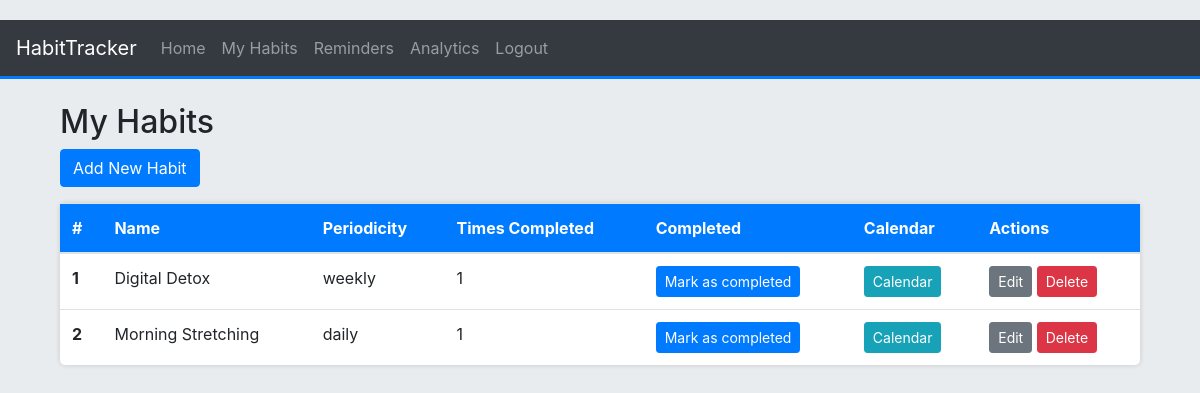
/habits/ (signed in), run on the app's committed database.
### app/models.py (models this page shows, shortened)
class Habit(db.Model):
    id = db.Column(db.Integer, primary_key=True)
    name = db.Column(db.String(100))
    description = db.Column(db.String(128))
    periodicity = db.Column(db.String(50))
    user_id = db.Column(db.Integer, db.ForeignKey('user.id'))
    completed = db.Column(db. Boolean, default=False)
    streak = db.Column(db.Integer, default=0)
    completions = db.relationship('Completion', backref='habit', lazy='dynamic')
    reminders = db.relationship('Reminder', backref='habit', lazy='dynamic')
    created_at = db.Column(db.DateTime, default=db.func.now())
    completed_count = db.Column(db.Integer, nullable=True, default=0)

### app/routes/habit.py (the view)
@habit_bp.route('/')
@login_required
def index():
    show_completed = request.args.get('show_completed', 'True') == 'True'
    if show_completed:
        habits = Habit.query.filter_by(user_id=current_user.id).all()
    else:
        habits = Habit.query.filter_by(user_id=current_user.id, completed=False).all()
    if not habits:
        return redirect(url_for('habit.add_habit'))
    habits_data = []
    for habit in habits:
        completions_count = habit.completions.count()
        habits_data.append({
            'habit': habit,
            'completions_count': completions_count
        })
    custom_habit_form = CustomHabitForm()
    predefined_habit_form = PredefinedHabitForm()
    predefined_habit_form.predefined_habit_name.choices = [(habit[0], habit[0]) for habit in DEFAULT_HABITS]
    return render_template('habit/list.html', habits_data=habits_data, custom_habit_form=custom_habit_form,
                           predefined_habit_form=predefined_habit_form, default_habits=DEFAULT_HABITS,
                           show_completed=show_completed)

### app/forms.py
class CustomHabitForm(FlaskForm):
    name = StringField('Name', validators=[DataRequired()])
    description = TextAreaField('Description', validators=[DataRequired()])
    periodicity = SelectField('Periodicity', choices=[('daily', 'Daily'), ('weekly', 'Weekly')],
                              validators=[DataRequired()])
    submit = SubmitField('Add Custom Habit')

class PredefinedHabitForm(FlaskForm):
    predefined_habit_name = SelectField('Predefined Habit Name',
                                        choices=[('choice1', 'Choice 1'), ('choice2', 'Choice 2')],
                                        validators=[DataRequired()])
    submit = SubmitField('Add Predefined Habit')

### app/models.py (called while the page is built)
    def __repr__(self) -> str:
        return '<User ' + self.username + '>'

### app/routes/auth.py (called while the page is built)
@login_manager.user_loader
def load_user(user_id):
    user = User.query.get(int(user_id))
    print("User Loader fetched user: {}".format(user))
    return user

### app/templates/habit/list.html (shortened to what this page needs)
{% extends 'base.html' %}
{% from 'macros.html' import render_field %}
{% block content %}
<div class="container mt-4">
    <h2>My Habits</h2>
    <a href="{{ url_for('habit.add_habit') }}" class="btn btn-primary mb-3">Add New Habit</a>
    {% if habits_data %}
        <table class="table">
            <thead>
            <tr>
                <th scope="col">#</th>
                <th scope="col">Name</th>
                <th scope="col">Periodicity</th>
                <th scope="col">Times Completed</th>
                <th scope="col">Completed</th>
                <th scope="col">Calendar</th>
                <th scope="col">Actions</th>
            </tr>
            </thead>
            <tbody>
            {% for item in habits_data %}
                <tr>
                    <th scope="row">{{ loop.index }}</th>
                    <td>{{ item.habit.name }}</td>
                    <td>{{ item.habit.periodicity }}</td>
                    <td>{{ item.completions_count }}</td>
                    <td>
                        <form method="POST" action="{{ url_for('habit.mark_completed', habit_id=item.habit.id) }}" style="display:inline">
                            <input type="submit" class="btn btn-sm {{ 'btn-success' if item.habit.completed else 'btn-primary' }}" value="{{ 'Completed' if item.habit.completed else 'Mark as completed' }}">
                        </form>
                    </td>
                    <td>
                        <a href="{{ url_for('habit.habit_calendar', habit_id=item.habit.id) }}" class="btn btn-sm btn-info">Calendar</a>
                    </td>
                    <td>
                        <a href="{{ url_for('habit.edit_habit', habit_id=item.habit.id) }}" class="btn btn-sm btn-secondary">Edit</a>
                        <form action="{{ url_for('habit.delete_habit', habit_id=item.habit.id) }}" method="POST" style="display:inline">
                            <input type="submit" class="btn btn-sm btn-danger" onclick="return confirm('Are you sure?');" value="Delete">
                        </form>
                    </td>
                </tr>
            {% endfor %}
            </tbody>
        </table>
    {% else %}
        <p>You have no habits tracked yet. Start by adding a new habit.</p>
    {% endif %}
</div>
{% endblock %}

### app/static/css/main.css (style rules this page uses)
body { padding-top: 20px; background-color: #e9ecef; }
.table { background-color: white; border-radius: 5px; box-shadow: 0 0 5px rgba(0,0,0,0.15); }
.table thead th { background-color: #007bff; color: white; }
.mt-4 { margin-top: 2rem; }
.mb-3 { margin-bottom: 1rem; }

### data on the page
Habit: habit.name "Digital Detox", habit.periodicity "weekly", completed "Mark as completed"
Habit: habit.name "Morning Stretching", habit.periodicity "daily", completed "Mark as completed"

### other printed values
{{ item.completions_count }} "1" "1"
